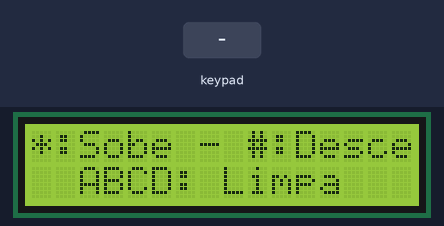
Simulated run of this sketch. Board: Arduino Uno, built with avr-gcc and run on an emulated ATmega328P. On the bench: 16×2 character LCD. Wiring (inferred from the names in the program): 4×4 keypad with keys 1 2 3 A 4 5 6 B 7 8 9 C * 0 # D (labels assumed): rows pin 3, pin 4, pin 5, pin 6; columns pin 11, pin 10, pin 9, pin 8. The inputs (shaded band) are chosen by the test bench.

Above: at 1.8 s.
1.9 s: keypad keys 1 2 # pressed 0.4 s apart
At 3.8 s:
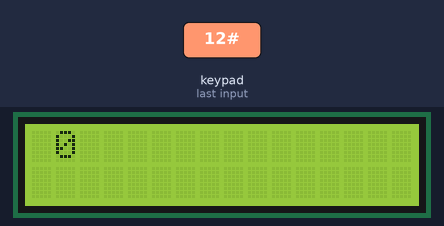
4.6 s: key '3' pressed
At 5.2 s:
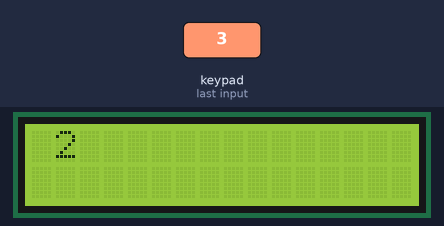
6.1 s: key 'A' pressed
At 7.3 s:
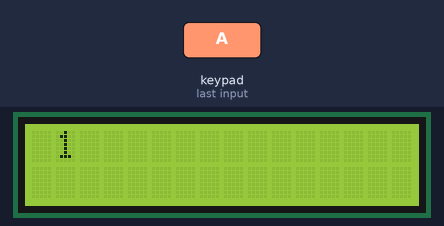
7.6 s: keypad keys 2 5 pressed 0.4 s apart
At 8.7 s:
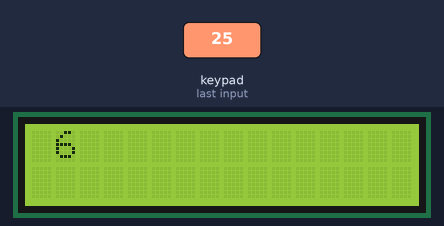
Timing chart, 0 to 10.6 s (numbered marks = the images above; inputs shaded):
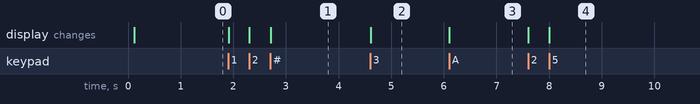

The sketch:

Projeto_Teclado_e_LCD.ino
```cpp
// Autor: Fabrício Onofre - RA:20130 - PD20
// Projeto Teclado e LCD - Automação e Controle de Dispositivos
// Professor: Sergio Luiz Moral Marques

//Biblioteca do Display LCD
#include <LiquidCrystal.h>

// Definição dos pinos correspondentes
#define linha1      3
#define linha2      4
#define linha3      5
#define linha4      6
#define coluna1     8
#define coluna2     9
#define coluna3     10
#define coluna4     11
#define RS          14
#define EN          15
#define D4          16
#define D5          17
#define D6          18
#define D7          19

// Objeto da Classe Liquid para usar o Display
LiquidCrystal lcd(RS,EN,D4,D5,D6,D7);


// configura os pinos de acordo com o que irão fazer
void setup()
{
  //Pinos ligados aos pinos 1, 2, 3 e 4 do teclado - Linhas
  pinMode(linha1, OUTPUT);
  pinMode(linha2, OUTPUT);
  pinMode(linha3, OUTPUT);
  pinMode(linha4, OUTPUT);

  //Pinos ligados aos pinos 5, 6, 7 e 8 do teclado - Colunas
  pinMode(coluna1, INPUT);
  pinMode(coluna2, INPUT);
  pinMode(coluna3, INPUT);
  pinMode(coluna4, INPUT);

  //Iniciação do LCD
  lcd.begin(16, 2);
  delay(50);
  lcd.clear();
  lcd.setCursor(0,0);
  lcd.print("*:Sobe - #:Desce");
  lcd.setCursor(2,1);
  lcd.print("ABCD: Limpa");

  delay(500);
}

// declarando uma matriz com os dados do teclado
int dados[4][4] = {
  {1, 2, 3, -2},
  {4, 5, 6, -2},
  {7, 8, 9, -2},
  {-2,0, -2, -2}
};

int linha = 0;
int coluna = 0;

int lin, col, lugar;

void imprime_digito(int x, int y)
{
  lcd.clear();
  if(y == 3 & x !=3)
  {


  }
  else if(x == 3)
  {
    if(y == 0)
    {
      lcd.setCursor(1,0);
      lcd.print(dados[lin][col]);
      lugar = 0;
    }
    else if(y == 2)
    {
      lcd.setCursor(1,1);
      lcd.print(dados[lin][col]);
      lugar = 1;
    }
    else if(y == 1)
    {
      lcd.setCursor(1,lugar);
      lcd.print("0");
    }
  }
  else
  {
    lcd.setCursor(1,lugar);
    lcd.print(dados[x][y]);
    col = y;
    lin = x;
  }
}


void loop()
{
  for (int ti = 3; ti < 7; ti++)
  {

    //Alterna o estado dos pinos das linhas
    digitalWrite(3, LOW);
    digitalWrite(4, LOW);
    digitalWrite(5, LOW);
    digitalWrite(6, LOW);
    digitalWrite(ti, HIGH);

    linha = ti-3;

    //Verifica se alguma tecla da coluna 4 foi pressionada
    if (digitalRead(coluna4) == HIGH)
    {
      // Mostra os numeros no LCD
      imprime_digito(linha, 3);
      while(digitalRead(coluna4) == HIGH){};
    }

    if (digitalRead(coluna3) == HIGH)
    {
      // Mostra os numeros no LCD
      imprime_digito(linha, 2);
      while(digitalRead(coluna4) == HIGH){};
    }

    if (digitalRead(coluna2) == HIGH)
    {
      // Mostra os numeros no LCD
      imprime_digito(linha, 1);
      while(digitalRead(coluna4) == HIGH){};
    }

    if (digitalRead(coluna1) == HIGH)
    {
      // Mostra os numeros no LCD
      imprime_digito(linha, 0);
      while(digitalRead(coluna4) == HIGH){};
    }
   }
   delay(10);
}
```

Measured:
- after the input at 1.9 s, the display: first changes at once (image 1 shows a later state)
- after the input at 4.6 s, the display: changes at once (image 2)
- after the input at 6.1 s, the display: changes at once (image 3)
- after the input at 7.6 s, the display: first changes at once (image 4 shows a later state)
